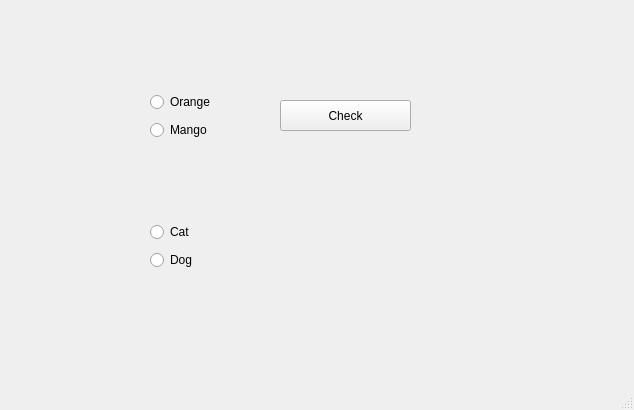
<?xml version="1.0" encoding="UTF-8"?>
<ui version="4.0">
 <class>MainWindow</class>
 <widget class="QMainWindow" name="MainWindow">
  <property name="geometry">
   <rect>
    <x>0</x>
    <y>0</y>
    <width>634</width>
    <height>410</height>
   </rect>
  </property>
  <property name="windowTitle">
   <string>MainWindow</string>
  </property>
  <widget class="QWidget" name="centralwidget">
   <widget class="QPushButton" name="pushButton">
    <property name="geometry">
     <rect>
      <x>280</x>
      <y>100</y>
      <width>131</width>
      <height>31</height>
     </rect>
    </property>
    <property name="text">
     <string>Check</string>
    </property>
   </widget>
   <widget class="QWidget" name="">
    <property name="geometry">
     <rect>
      <x>150</x>
      <y>90</y>
      <width>73</width>
      <height>52</height>
     </rect>
    </property>
    <layout class="QVBoxLayout" name="verticalLayout">
     <item>
      <widget class="QRadioButton" name="radioButton">
       <property name="text">
        <string>Orange</string>
       </property>
      </widget>
     </item>
     <item>
      <widget class="QRadioButton" name="radioButton_2">
       <property name="text">
        <string>Mango</string>
       </property>
      </widget>
     </item>
    </layout>
   </widget>
   <widget class="QWidget" name="">
    <property name="geometry">
     <rect>
      <x>150</x>
      <y>220</y>
      <width>53</width>
      <height>52</height>
     </rect>
    </property>
    <layout class="QVBoxLayout" name="verticalLayout_2">
     <item>
      <widget class="QRadioButton" name="radioButton_3">
       <property name="text">
        <string>Cat</string>
       </property>
      </widget>
     </item>
     <item>
      <widget class="QRadioButton" name="radioButton_4">
       <property name="text">
        <string>Dog</string>
       </property>
      </widget>
     </item>
    </layout>
   </widget>
  </widget>
  <widget class="QMenuBar" name="menubar">
   <property name="geometry">
    <rect>
     <x>0</x>
     <y>0</y>
     <width>634</width>
     <height>21</height>
    </rect>
   </property>
  </widget>
  <widget class="QStatusBar" name="statusbar"/>
 </widget>
 <resources/>
 <connections/>
</ui>
